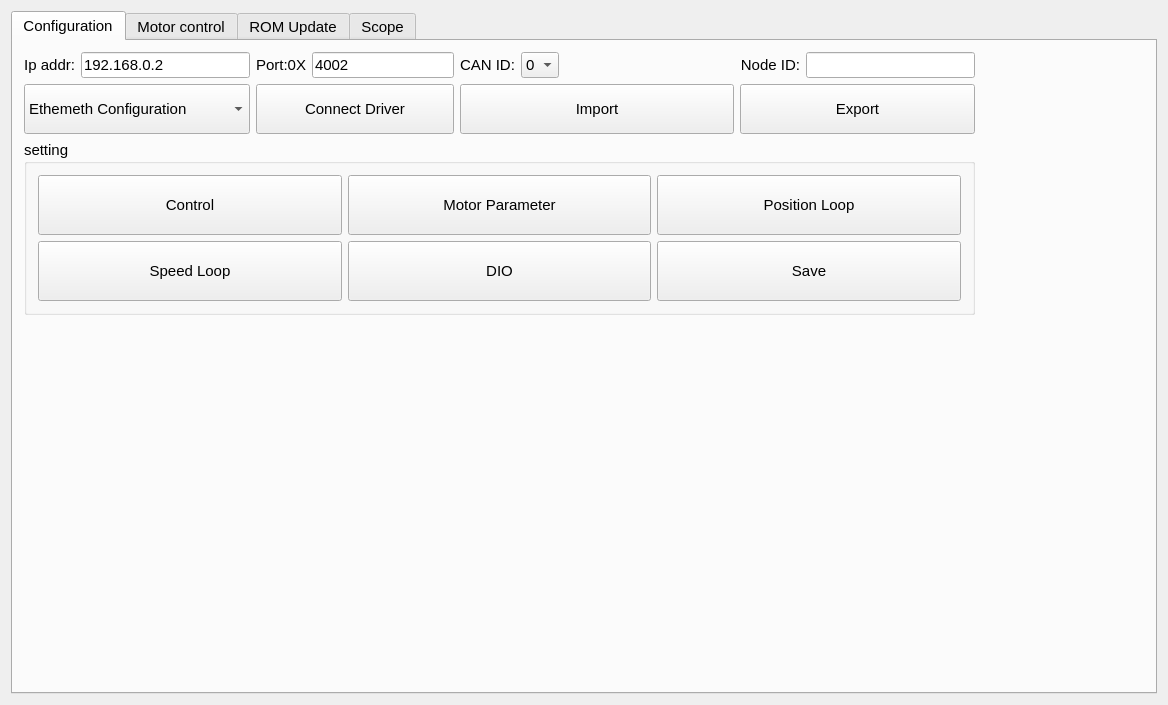
<?xml version="1.0" encoding="UTF-8"?>
<ui version="4.0">
 <class>driverconfigClass</class>
 <widget class="QMainWindow" name="driverconfigClass">
  <property name="geometry">
   <rect>
    <x>0</x>
    <y>0</y>
    <width>1168</width>
    <height>705</height>
   </rect>
  </property>
  <property name="windowTitle">
   <string>D.C.T</string>
  </property>
  <widget class="QWidget" name="centralWidget">
   <layout class="QGridLayout" name="gridLayout_3">
    <item row="0" column="0">
     <widget class="QTabWidget" name="tab_config">
      <property name="enabled">
       <bool>true</bool>
      </property>
      <property name="font">
       <font>
        <family>Arial</family>
        <pointsize>11</pointsize>
       </font>
      </property>
      <property name="currentIndex">
       <number>0</number>
      </property>
      <widget class="QWidget" name="tab_cfg">
       <attribute name="title">
        <string>Configuration</string>
       </attribute>
       <layout class="QGridLayout" name="gridLayout_2">
        <item row="0" column="0">
         <widget class="QLabel" name="label_11">
          <property name="text">
           <string>Ip addr:</string>
          </property>
          <property name="alignment">
           <set>Qt::AlignRight|Qt::AlignTrailing|Qt::AlignVCenter</set>
          </property>
         </widget>
        </item>
        <item row="0" column="1">
         <widget class="QLineEdit" name="ipAddrLineEdit">
          <property name="text">
           <string>192.168.0.2</string>
          </property>
         </widget>
        </item>
        <item row="0" column="2">
         <widget class="QLabel" name="label_12">
          <property name="text">
           <string>Port:0X</string>
          </property>
          <property name="alignment">
           <set>Qt::AlignRight|Qt::AlignTrailing|Qt::AlignVCenter</set>
          </property>
         </widget>
        </item>
        <item row="0" column="3" colspan="2">
         <widget class="QLineEdit" name="portLineEdit">
          <property name="text">
           <string>4002</string>
          </property>
         </widget>
        </item>
        <item row="0" column="5">
         <widget class="QLabel" name="label_14">
          <property name="text">
           <string>CAN ID:</string>
          </property>
         </widget>
        </item>
        <item row="0" column="6">
         <widget class="QComboBox" name="canIDCmb">
          <item>
           <property name="text">
            <string>0</string>
           </property>
          </item>
          <item>
           <property name="text">
            <string>1</string>
           </property>
          </item>
         </widget>
        </item>
        <item row="0" column="7">
         <spacer name="horizontalSpacer">
          <property name="orientation">
           <enum>Qt::Horizontal</enum>
          </property>
          <property name="sizeHint" stdset="0">
           <size>
            <width>168</width>
            <height>20</height>
           </size>
          </property>
         </spacer>
        </item>
        <item row="0" column="8" colspan="2">
         <widget class="QLabel" name="label_13">
          <property name="text">
           <string>Node ID:</string>
          </property>
          <property name="alignment">
           <set>Qt::AlignRight|Qt::AlignTrailing|Qt::AlignVCenter</set>
          </property>
         </widget>
        </item>
        <item row="0" column="10">
         <widget class="QLineEdit" name="nodeIDLineEdit"/>
        </item>
        <item row="1" column="0" colspan="2">
         <widget class="QComboBox" name="con_combobox">
          <property name="sizePolicy">
           <sizepolicy hsizetype="Expanding" vsizetype="Fixed">
            <horstretch>0</horstretch>
            <verstretch>0</verstretch>
           </sizepolicy>
          </property>
          <property name="minimumSize">
           <size>
            <width>180</width>
            <height>50</height>
           </size>
          </property>
          <property name="currentIndex">
           <number>1</number>
          </property>
          <item>
           <property name="text">
            <string>CAN Network</string>
           </property>
          </item>
          <item>
           <property name="text">
            <string>Ethemeth Configuration</string>
           </property>
          </item>
         </widget>
        </item>
        <item row="2" column="0" colspan="11">
         <widget class="QGroupBox" name="groupbox_config">
          <property name="title">
           <string>setting</string>
          </property>
          <layout class="QGridLayout" name="gridLayout">
           <item row="0" column="0">
            <widget class="QPushButton" name="btn_control">
             <property name="sizePolicy">
              <sizepolicy hsizetype="Expanding" vsizetype="Fixed">
               <horstretch>0</horstretch>
               <verstretch>0</verstretch>
              </sizepolicy>
             </property>
             <property name="minimumSize">
              <size>
               <width>165</width>
               <height>60</height>
              </size>
             </property>
             <property name="text">
              <string>Control</string>
             </property>
            </widget>
           </item>
           <item row="0" column="1">
            <widget class="QPushButton" name="btn_motor_parameter">
             <property name="sizePolicy">
              <sizepolicy hsizetype="Expanding" vsizetype="Fixed">
               <horstretch>0</horstretch>
               <verstretch>0</verstretch>
              </sizepolicy>
             </property>
             <property name="minimumSize">
              <size>
               <width>165</width>
               <height>60</height>
              </size>
             </property>
             <property name="text">
              <string>Motor Parameter</string>
             </property>
            </widget>
           </item>
           <item row="0" column="2">
            <widget class="QPushButton" name="btn_position_loop">
             <property name="sizePolicy">
              <sizepolicy hsizetype="Expanding" vsizetype="Fixed">
               <horstretch>0</horstretch>
               <verstretch>0</verstretch>
              </sizepolicy>
             </property>
             <property name="minimumSize">
              <size>
               <width>165</width>
               <height>60</height>
              </size>
             </property>
             <property name="text">
              <string>Position Loop</string>
             </property>
            </widget>
           </item>
           <item row="1" column="0">
            <widget class="QPushButton" name="btn_speed_loop">
             <property name="sizePolicy">
              <sizepolicy hsizetype="Expanding" vsizetype="Fixed">
               <horstretch>0</horstretch>
               <verstretch>0</verstretch>
              </sizepolicy>
             </property>
             <property name="minimumSize">
              <size>
               <width>165</width>
               <height>60</height>
              </size>
             </property>
             <property name="text">
              <string>Speed Loop</string>
             </property>
            </widget>
           </item>
           <item row="1" column="1">
            <widget class="QPushButton" name="btn_dio">
             <property name="sizePolicy">
              <sizepolicy hsizetype="Expanding" vsizetype="Fixed">
               <horstretch>0</horstretch>
               <verstretch>0</verstretch>
              </sizepolicy>
             </property>
             <property name="minimumSize">
              <size>
               <width>165</width>
               <height>60</height>
              </size>
             </property>
             <property name="text">
              <string>DIO</string>
             </property>
            </widget>
           </item>
           <item row="1" column="2">
            <widget class="QPushButton" name="btn_save">
             <property name="sizePolicy">
              <sizepolicy hsizetype="Expanding" vsizetype="Fixed">
               <horstretch>0</horstretch>
               <verstretch>0</verstretch>
              </sizepolicy>
             </property>
             <property name="minimumSize">
              <size>
               <width>165</width>
               <height>60</height>
              </size>
             </property>
             <property name="text">
              <string>Save</string>
             </property>
            </widget>
           </item>
          </layout>
         </widget>
        </item>
        <item row="2" column="11">
         <spacer name="horizontalSpacer_2">
          <property name="orientation">
           <enum>Qt::Horizontal</enum>
          </property>
          <property name="sizeHint" stdset="0">
           <size>
            <width>168</width>
            <height>20</height>
           </size>
          </property>
         </spacer>
        </item>
        <item row="3" column="5">
         <spacer name="verticalSpacer">
          <property name="orientation">
           <enum>Qt::Vertical</enum>
          </property>
          <property name="sizeHint" stdset="0">
           <size>
            <width>20</width>
            <height>84</height>
           </size>
          </property>
         </spacer>
        </item>
        <item row="1" column="2" colspan="3">
         <widget class="QPushButton" name="con_btn">
          <property name="sizePolicy">
           <sizepolicy hsizetype="Expanding" vsizetype="Fixed">
            <horstretch>0</horstretch>
            <verstretch>0</verstretch>
           </sizepolicy>
          </property>
          <property name="minimumSize">
           <size>
            <width>0</width>
            <height>50</height>
           </size>
          </property>
          <property name="text">
           <string>Connect Driver</string>
          </property>
         </widget>
        </item>
        <item row="1" column="5" colspan="3">
         <widget class="QPushButton" name="import_btn">
          <property name="sizePolicy">
           <sizepolicy hsizetype="Expanding" vsizetype="Fixed">
            <horstretch>0</horstretch>
            <verstretch>0</verstretch>
           </sizepolicy>
          </property>
          <property name="minimumSize">
           <size>
            <width>0</width>
            <height>50</height>
           </size>
          </property>
          <property name="text">
           <string>Import</string>
          </property>
         </widget>
        </item>
        <item row="1" column="8" colspan="3">
         <widget class="QPushButton" name="export_btn">
          <property name="sizePolicy">
           <sizepolicy hsizetype="Expanding" vsizetype="Fixed">
            <horstretch>0</horstretch>
            <verstretch>0</verstretch>
           </sizepolicy>
          </property>
          <property name="minimumSize">
           <size>
            <width>0</width>
            <height>50</height>
           </size>
          </property>
          <property name="text">
           <string>Export</string>
          </property>
         </widget>
        </item>
       </layout>
      </widget>
      <widget class="QWidget" name="tab_motor">
       <attribute name="title">
        <string>Motor control</string>
       </attribute>
       <layout class="QGridLayout" name="gridLayout_6">
        <item row="0" column="0">
         <layout class="QVBoxLayout" name="verticalLayout_9" stretch="1,10,2">
          <property name="leftMargin">
           <number>20</number>
          </property>
          <property name="topMargin">
           <number>0</number>
          </property>
          <property name="rightMargin">
           <number>20</number>
          </property>
          <item>
           <spacer name="verticalSpacer_12">
            <property name="orientation">
             <enum>Qt::Vertical</enum>
            </property>
            <property name="sizeType">
             <enum>QSizePolicy::Expanding</enum>
            </property>
            <property name="sizeHint" stdset="0">
             <size>
              <width>20</width>
              <height>50</height>
             </size>
            </property>
           </spacer>
          </item>
          <item>
           <layout class="QHBoxLayout" name="horizontalLayout_12" stretch="1,1,2,1,1">
            <property name="topMargin">
             <number>10</number>
            </property>
            <property name="bottomMargin">
             <number>0</number>
            </property>
            <item>
             <spacer name="horizontalSpacer_19">
              <property name="orientation">
               <enum>Qt::Horizontal</enum>
              </property>
              <property name="sizeHint" stdset="0">
               <size>
                <width>40</width>
                <height>20</height>
               </size>
              </property>
             </spacer>
            </item>
            <item>
             <layout class="QVBoxLayout" name="verticalLayout_7">
              <property name="leftMargin">
               <number>0</number>
              </property>
              <property name="topMargin">
               <number>0</number>
              </property>
              <property name="rightMargin">
               <number>30</number>
              </property>
              <property name="bottomMargin">
               <number>10</number>
              </property>
              <item>
               <layout class="QVBoxLayout" name="verticalLayout_6">
                <property name="leftMargin">
                 <number>0</number>
                </property>
                <property name="topMargin">
                 <number>0</number>
                </property>
                <property name="rightMargin">
                 <number>10</number>
                </property>
                <property name="bottomMargin">
                 <number>10</number>
                </property>
                <item>
                 <layout class="QVBoxLayout" name="verticalLayout_4" stretch="0,0">
                  <property name="leftMargin">
                   <number>4</number>
                  </property>
                  <property name="topMargin">
                   <number>4</number>
                  </property>
                  <property name="rightMargin">
                   <number>4</number>
                  </property>
                  <property name="bottomMargin">
                   <number>4</number>
                  </property>
                  <item>
                   <widget class="QLabel" name="label">
                    <property name="sizePolicy">
                     <sizepolicy hsizetype="Preferred" vsizetype="Minimum">
                      <horstretch>0</horstretch>
                      <verstretch>0</verstretch>
                     </sizepolicy>
                    </property>
                    <property name="minimumSize">
                     <size>
                      <width>0</width>
                      <height>30</height>
                     </size>
                    </property>
                    <property name="text">
                     <string>Controller State</string>
                    </property>
                   </widget>
                  </item>
                  <item>
                   <widget class="QLineEdit" name="eidt_cur_state">
                    <property name="sizePolicy">
                     <sizepolicy hsizetype="Expanding" vsizetype="Fixed">
                      <horstretch>0</horstretch>
                      <verstretch>0</verstretch>
                     </sizepolicy>
                    </property>
                    <property name="minimumSize">
                     <size>
                      <width>0</width>
                      <height>30</height>
                     </size>
                    </property>
                    <property name="readOnly">
                     <bool>true</bool>
                    </property>
                   </widget>
                  </item>
                 </layout>
                </item>
                <item>
                 <spacer name="verticalSpacer_8">
                  <property name="orientation">
                   <enum>Qt::Vertical</enum>
                  </property>
                  <property name="sizeType">
                   <enum>QSizePolicy::Maximum</enum>
                  </property>
                  <property name="sizeHint" stdset="0">
                   <size>
                    <width>20</width>
                    <height>40</height>
                   </size>
                  </property>
                 </spacer>
                </item>
                <item>
                 <layout class="QVBoxLayout" name="verticalLayout_5">
                  <property name="leftMargin">
                   <number>4</number>
                  </property>
                  <property name="topMargin">
                   <number>4</number>
                  </property>
                  <property name="rightMargin">
                   <number>4</number>
                  </property>
                  <property name="bottomMargin">
                   <number>4</number>
                  </property>
                  <item>
                   <widget class="QLabel" name="label_2">
                    <property name="sizePolicy">
                     <sizepolicy hsizetype="Preferred" vsizetype="Minimum">
                      <horstretch>0</horstretch>
                      <verstretch>0</verstretch>
                     </sizepolicy>
                    </property>
                    <property name="minimumSize">
                     <size>
                      <width>0</width>
                      <height>30</height>
                     </size>
                    </property>
                    <property name="text">
                     <string>Error State</string>
                    </property>
                   </widget>
                  </item>
                  <item>
                   <widget class="QLineEdit" name="edit_error_state">
                    <property name="minimumSize">
                     <size>
                      <width>0</width>
                      <height>30</height>
                     </size>
                    </property>
                    <property name="readOnly">
                     <bool>true</bool>
                    </property>
                   </widget>
                  </item>
                 </layout>
                </item>
               </layout>
              </item>
              <item>
               <spacer name="verticalSpacer_9">
                <property name="orientation">
                 <enum>Qt::Vertical</enum>
                </property>
                <property name="sizeType">
                 <enum>QSizePolicy::Expanding</enum>
                </property>
                <property name="sizeHint" stdset="0">
                 <size>
                  <width>20</width>
                  <height>200</height>
                 </size>
                </property>
               </spacer>
              </item>
              <item>
               <layout class="QHBoxLayout" name="horizontalLayout_4">
                <property name="leftMargin">
                 <number>10</number>
                </property>
                <property name="topMargin">
                 <number>10</number>
                </property>
                <property name="rightMargin">
                 <number>80</number>
                </property>
                <property name="bottomMargin">
                 <number>10</number>
                </property>
                <item>
                 <widget class="QPushButton" name="btn_enable">
                  <property name="minimumSize">
                   <size>
                    <width>0</width>
                    <height>40</height>
                   </size>
                  </property>
                  <property name="text">
                   <string>Enable</string>
                  </property>
                 </widget>
                </item>
                <item>
                 <spacer name="horizontalSpacer_16">
                  <property name="orientation">
                   <enum>Qt::Horizontal</enum>
                  </property>
                  <property name="sizeType">
                   <enum>QSizePolicy::Minimum</enum>
                  </property>
                  <property name="sizeHint" stdset="0">
                   <size>
                    <width>40</width>
                    <height>20</height>
                   </size>
                  </property>
                 </spacer>
                </item>
                <item>
                 <widget class="QPushButton" name="btn_disable">
                  <property name="minimumSize">
                   <size>
                    <width>0</width>
                    <height>40</height>
                   </size>
                  </property>
                  <property name="text">
                   <string>Disable</string>
                  </property>
                 </widget>
                </item>
                <item>
                 <spacer name="horizontalSpacer_17">
                  <property name="orientation">
                   <enum>Qt::Horizontal</enum>
                  </property>
                  <property name="sizeHint" stdset="0">
                   <size>
                    <width>40</width>
                    <height>20</height>
                   </size>
                  </property>
                 </spacer>
                </item>
               </layout>
              </item>
             </layout>
            </item>
            <item>
             <spacer name="horizontalSpacer_18">
              <property name="orientation">
               <enum>Qt::Horizontal</enum>
              </property>
              <property name="sizeType">
               <enum>QSizePolicy::Maximum</enum>
              </property>
              <property name="sizeHint" stdset="0">
               <size>
                <width>300</width>
                <height>20</height>
               </size>
              </property>
             </spacer>
            </item>
            <item>
             <layout class="QVBoxLayout" name="verticalLayout_8" stretch="0,2,0,2,2,1">
              <property name="leftMargin">
               <number>20</number>
              </property>
              <property name="topMargin">
               <number>0</number>
              </property>
              <property name="rightMargin">
               <number>4</number>
              </property>
              <property name="bottomMargin">
               <number>20</number>
              </property>
              <item>
               <layout class="QHBoxLayout" name="horizontalLayout_13">
                <item>
                 <layout class="QVBoxLayout" name="verticalLayout_10">
                  <item>
                   <widget class="QLabel" name="label_3">
                    <property name="minimumSize">
                     <size>
                      <width>0</width>
                      <height>30</height>
                     </size>
                    </property>
                    <property name="text">
                     <string>Bas Voltage(V)</string>
                    </property>
                   </widget>
                  </item>
                  <item>
                   <spacer name="verticalSpacer_15">
                    <property name="orientation">
                     <enum>Qt::Vertical</enum>
                    </property>
                    <property name="sizeHint" stdset="0">
                     <size>
                      <width>20</width>
                      <height>40</height>
                     </size>
                    </property>
                   </spacer>
                  </item>
                  <item>
                   <widget class="QLabel" name="label_4">
                    <property name="minimumSize">
                     <size>
                      <width>0</width>
                      <height>30</height>
                     </size>
                    </property>
                    <property name="text">
                     <string>Position (Counts)</string>
                    </property>
                   </widget>
                  </item>
                  <item>
                   <spacer name="verticalSpacer_16">
                    <property name="orientation">
                     <enum>Qt::Vertical</enum>
                    </property>
                    <property name="sizeHint" stdset="0">
                     <size>
                      <width>20</width>
                      <height>40</height>
                     </size>
                    </property>
                   </spacer>
                  </item>
                  <item>
                   <widget class="QLabel" name="label_5">
                    <property name="minimumSize">
                     <size>
                      <width>0</width>
                      <height>30</height>
                     </size>
                    </property>
                    <property name="text">
                     <string>Velocity (RPM)</string>
                    </property>
                   </widget>
                  </item>
                  <item>
                   <spacer name="verticalSpacer_17">
                    <property name="orientation">
                     <enum>Qt::Vertical</enum>
                    </property>
                    <property name="sizeHint" stdset="0">
                     <size>
                      <width>20</width>
                      <height>40</height>
                     </size>
                    </property>
                   </spacer>
                  </item>
                  <item>
                   <widget class="QLabel" name="label_6">
                    <property name="minimumSize">
                     <size>
                      <width>0</width>
                      <height>30</height>
                     </size>
                    </property>
                    <property name="text">
                     <string>Current (Amp)</string>
                    </property>
                   </widget>
                  </item>
                 </layout>
                </item>
                <item>
                 <layout class="QVBoxLayout" name="verticalLayout_11">
                  <item>
                   <widget class="QLineEdit" name="edit_bas_vol">
                    <property name="enabled">
                     <bool>false</bool>
                    </property>
                    <property name="minimumSize">
                     <size>
                      <width>0</width>
                      <height>30</height>
                     </size>
                    </property>
                   </widget>
                  </item>
                  <item>
                   <spacer name="verticalSpacer_14">
                    <property name="orientation">
                     <enum>Qt::Vertical</enum>
                    </property>
                    <property name="sizeHint" stdset="0">
                     <size>
                      <width>20</width>
                      <height>40</height>
                     </size>
                    </property>
                   </spacer>
                  </item>
                  <item>
                   <widget class="QLineEdit" name="edit_position">
                    <property name="enabled">
                     <bool>false</bool>
                    </property>
                    <property name="minimumSize">
                     <size>
                      <width>0</width>
                      <height>30</height>
                     </size>
                    </property>
                   </widget>
                  </item>
                  <item>
                   <spacer name="verticalSpacer_18">
                    <property name="orientation">
                     <enum>Qt::Vertical</enum>
                    </property>
                    <property name="sizeHint" stdset="0">
                     <size>
                      <width>20</width>
                      <height>40</height>
                     </size>
                    </property>
                   </spacer>
                  </item>
                  <item>
                   <widget class="QLineEdit" name="edit_vel_rpm">
                    <property name="enabled">
                     <bool>false</bool>
                    </property>
                    <property name="minimumSize">
                     <size>
                      <width>0</width>
                      <height>30</height>
                     </size>
                    </property>
                   </widget>
                  </item>
                  <item>
                   <spacer name="verticalSpacer_19">
                    <property name="orientation">
                     <enum>Qt::Vertical</enum>
                    </property>
                    <property name="sizeHint" stdset="0">
                     <size>
                      <width>20</width>
                      <height>40</height>
                     </size>
                    </property>
                   </spacer>
                  </item>
                  <item>
                   <widget class="QLineEdit" name="edit_cur_amp">
                    <property name="enabled">
                     <bool>false</bool>
                    </property>
                    <property name="minimumSize">
                     <size>
                      <width>0</width>
                      <height>30</height>
                     </size>
                    </property>
                   </widget>
                  </item>
                 </layout>
                </item>
               </layout>
              </item>
              <item>
               <spacer name="verticalSpacer_10">
                <property name="orientation">
                 <enum>Qt::Vertical</enum>
                </property>
                <property name="sizeType">
                 <enum>QSizePolicy::Minimum</enum>
                </property>
                <property name="sizeHint" stdset="0">
                 <size>
                  <width>20</width>
                  <height>60</height>
                 </size>
                </property>
               </spacer>
              </item>
              <item>
               <layout class="QHBoxLayout" name="horizontalLayout_9">
                <property name="leftMargin">
                 <number>10</number>
                </property>
                <property name="topMargin">
                 <number>10</number>
                </property>
                <property name="rightMargin">
                 <number>4</number>
                </property>
                <property name="bottomMargin">
                 <number>10</number>
                </property>
                <item>
                 <widget class="QLabel" name="label_7">
                  <property name="text">
                   <string>Speed RPM</string>
                  </property>
                 </widget>
                </item>
                <item>
                 <widget class="QLineEdit" name="edit_speed_rpm">
                  <property name="enabled">
                   <bool>true</bool>
                  </property>
                  <property name="minimumSize">
                   <size>
                    <width>0</width>
                    <height>30</height>
                   </size>
                  </property>
                 </widget>
                </item>
               </layout>
              </item>
              <item>
               <layout class="QHBoxLayout" name="horizontalLayout_11" stretch="1,2,2">
                <property name="leftMargin">
                 <number>80</number>
                </property>
                <property name="topMargin">
                 <number>5</number>
                </property>
                <property name="rightMargin">
                 <number>5</number>
                </property>
                <property name="bottomMargin">
                 <number>5</number>
                </property>
                <item>
                 <spacer name="horizontalSpacer_21">
                  <property name="orientation">
                   <enum>Qt::Horizontal</enum>
                  </property>
                  <property name="sizeHint" stdset="0">
                   <size>
                    <width>40</width>
                    <height>20</height>
                   </size>
                  </property>
                 </spacer>
                </item>
                <item>
                 <widget class="QPushButton" name="btn_pos">
                  <property name="minimumSize">
                   <size>
                    <width>0</width>
                    <height>30</height>
                   </size>
                  </property>
                  <property name="text">
                   <string>JOG POS</string>
                  </property>
                 </widget>
                </item>
                <item>
                 <widget class="QPushButton" name="btn_neg">
                  <property name="minimumSize">
                   <size>
                    <width>0</width>
                    <height>30</height>
                   </size>
                  </property>
                  <property name="text">
                   <string>JOG NEG</string>
                  </property>
                 </widget>
                </item>
               </layout>
              </item>
              <item>
               <widget class="QCheckBox" name="check_direct">
                <property name="font">
                 <font>
                  <weight>75</weight>
                  <bold>true</bold>
                 </font>
                </property>
                <property name="text">
                 <string>Direction of Positive</string>
                </property>
               </widget>
              </item>
              <item>
               <spacer name="verticalSpacer_13">
                <property name="orientation">
                 <enum>Qt::Vertical</enum>
                </property>
                <property name="sizeHint" stdset="0">
                 <size>
                  <width>20</width>
                  <height>40</height>
                 </size>
                </property>
               </spacer>
              </item>
             </layout>
            </item>
            <item>
             <spacer name="horizontalSpacer_20">
              <property name="orientation">
               <enum>Qt::Horizontal</enum>
              </property>
              <property name="sizeHint" stdset="0">
               <size>
                <width>40</width>
                <height>20</height>
               </size>
              </property>
             </spacer>
            </item>
           </layout>
          </item>
          <item>
           <spacer name="verticalSpacer_11">
            <property name="orientation">
             <enum>Qt::Vertical</enum>
            </property>
            <property name="sizeType">
             <enum>QSizePolicy::Expanding</enum>
            </property>
            <property name="sizeHint" stdset="0">
             <size>
              <width>20</width>
              <height>20</height>
             </size>
            </property>
           </spacer>
          </item>
         </layout>
        </item>
       </layout>
      </widget>
      <widget class="QWidget" name="tab_rom">
       <attribute name="title">
        <string>ROM Update</string>
       </attribute>
       <layout class="QGridLayout" name="gridLayout_7">
        <item row="0" column="0">
         <layout class="QVBoxLayout" name="verticalLayout_13" stretch="3,1,1,1">
          <item>
           <layout class="QHBoxLayout" name="horizontalLayout_6" stretch="0,0,0">
            <property name="leftMargin">
             <number>40</number>
            </property>
            <property name="rightMargin">
             <number>10</number>
            </property>
            <property name="bottomMargin">
             <number>5</number>
            </property>
            <item>
             <layout class="QVBoxLayout" name="verticalLayout">
              <property name="rightMargin">
               <number>20</number>
              </property>
              <item>
               <spacer name="verticalSpacer_27">
                <property name="orientation">
                 <enum>Qt::Vertical</enum>
                </property>
                <property name="sizeHint" stdset="0">
                 <size>
                  <width>20</width>
                  <height>40</height>
                 </size>
                </property>
               </spacer>
              </item>
              <item>
               <widget class="QLabel" name="label_8">
                <property name="minimumSize">
                 <size>
                  <width>0</width>
                  <height>30</height>
                 </size>
                </property>
                <property name="font">
                 <font>
                  <weight>75</weight>
                  <bold>true</bold>
                 </font>
                </property>
                <property name="text">
                 <string>Driver Ver.</string>
                </property>
               </widget>
              </item>
              <item>
               <spacer name="verticalSpacer_20">
                <property name="orientation">
                 <enum>Qt::Vertical</enum>
                </property>
                <property name="sizeHint" stdset="0">
                 <size>
                  <width>20</width>
                  <height>40</height>
                 </size>
                </property>
               </spacer>
              </item>
              <item>
               <widget class="QLabel" name="label_9">
                <property name="minimumSize">
                 <size>
                  <width>0</width>
                  <height>30</height>
                 </size>
                </property>
                <property name="font">
                 <font>
                  <weight>75</weight>
                  <bold>true</bold>
                 </font>
                </property>
                <property name="text">
                 <string>Rom File Path</string>
                </property>
               </widget>
              </item>
              <item>
               <spacer name="verticalSpacer_21">
                <property name="orientation">
                 <enum>Qt::Vertical</enum>
                </property>
                <property name="sizeHint" stdset="0">
                 <size>
                  <width>20</width>
                  <height>40</height>
                 </size>
                </property>
               </spacer>
              </item>
              <item>
               <widget class="QLabel" name="label_10">
                <property name="minimumSize">
                 <size>
                  <width>0</width>
                  <height>30</height>
                 </size>
                </property>
                <property name="font">
                 <font>
                  <weight>75</weight>
                  <bold>true</bold>
                 </font>
                </property>
                <property name="text">
                 <string>Rom Version</string>
                </property>
               </widget>
              </item>
              <item>
               <spacer name="verticalSpacer_25">
                <property name="orientation">
                 <enum>Qt::Vertical</enum>
                </property>
                <property name="sizeHint" stdset="0">
                 <size>
                  <width>20</width>
                  <height>40</height>
                 </size>
                </property>
               </spacer>
              </item>
             </layout>
            </item>
            <item>
             <layout class="QVBoxLayout" name="verticalLayout_12">
              <item>
               <spacer name="verticalSpacer_28">
                <property name="orientation">
                 <enum>Qt::Vertical</enum>
                </property>
                <property name="sizeHint" stdset="0">
                 <size>
                  <width>20</width>
                  <height>40</height>
                 </size>
                </property>
               </spacer>
              </item>
              <item>
               <layout class="QHBoxLayout" name="horizontalLayout">
                <property name="rightMargin">
                 <number>150</number>
                </property>
                <item>
                 <widget class="QLineEdit" name="edit_driver_ver">
                  <property name="minimumSize">
                   <size>
                    <width>0</width>
                    <height>30</height>
                   </size>
                  </property>
                 </widget>
                </item>
               </layout>
              </item>
              <item>
               <spacer name="verticalSpacer_22">
                <property name="orientation">
                 <enum>Qt::Vertical</enum>
                </property>
                <property name="sizeHint" stdset="0">
                 <size>
                  <width>20</width>
                  <height>40</height>
                 </size>
                </property>
               </spacer>
              </item>
              <item>
               <widget class="QLineEdit" name="edit_rom_path">
                <property name="minimumSize">
                 <size>
                  <width>0</width>
                  <height>30</height>
                 </size>
                </property>
               </widget>
              </item>
              <item>
               <spacer name="verticalSpacer_23">
                <property name="orientation">
                 <enum>Qt::Vertical</enum>
                </property>
                <property name="sizeHint" stdset="0">
                 <size>
                  <width>20</width>
                  <height>40</height>
                 </size>
                </property>
               </spacer>
              </item>
              <item>
               <layout class="QHBoxLayout" name="horizontalLayout_5">
                <property name="rightMargin">
                 <number>150</number>
                </property>
                <item>
                 <widget class="QLineEdit" name="edit_rom_version">
                  <property name="minimumSize">
                   <size>
                    <width>0</width>
                    <height>30</height>
                   </size>
                  </property>
                 </widget>
                </item>
               </layout>
              </item>
              <item>
               <spacer name="verticalSpacer_26">
                <property name="orientation">
                 <enum>Qt::Vertical</enum>
                </property>
                <property name="sizeHint" stdset="0">
                 <size>
                  <width>20</width>
                  <height>40</height>
                 </size>
                </property>
               </spacer>
              </item>
             </layout>
            </item>
            <item>
             <spacer name="horizontalSpacer_23">
              <property name="orientation">
               <enum>Qt::Horizontal</enum>
              </property>
              <property name="sizeHint" stdset="0">
               <size>
                <width>40</width>
                <height>20</height>
               </size>
              </property>
             </spacer>
            </item>
           </layout>
          </item>
          <item>
           <spacer name="verticalSpacer_29">
            <property name="orientation">
             <enum>Qt::Vertical</enum>
            </property>
            <property name="sizeHint" stdset="0">
             <size>
              <width>20</width>
              <height>40</height>
             </size>
            </property>
           </spacer>
          </item>
          <item>
           <layout class="QHBoxLayout" name="horizontalLayout_7">
            <property name="leftMargin">
             <number>40</number>
            </property>
            <item>
             <widget class="QPushButton" name="btn_update">
              <property name="sizePolicy">
               <sizepolicy hsizetype="Minimum" vsizetype="Fixed">
                <horstretch>0</horstretch>
                <verstretch>0</verstretch>
               </sizepolicy>
              </property>
              <property name="minimumSize">
               <size>
                <width>100</width>
                <height>40</height>
               </size>
              </property>
              <property name="text">
               <string>Update</string>
              </property>
             </widget>
            </item>
            <item>
             <spacer name="horizontalSpacer_24">
              <property name="orientation">
               <enum>Qt::Horizontal</enum>
              </property>
              <property name="sizeType">
               <enum>QSizePolicy::Minimum</enum>
              </property>
              <property name="sizeHint" stdset="0">
               <size>
                <width>40</width>
                <height>20</height>
               </size>
              </property>
             </spacer>
            </item>
            <item>
             <widget class="QProgressBar" name="progress">
              <property name="minimumSize">
               <size>
                <width>0</width>
                <height>30</height>
               </size>
              </property>
              <property name="value">
               <number>0</number>
              </property>
              <property name="textVisible">
               <bool>true</bool>
              </property>
              <property name="orientation">
               <enum>Qt::Horizontal</enum>
              </property>
              <property name="textDirection">
               <enum>QProgressBar::TopToBottom</enum>
              </property>
             </widget>
            </item>
            <item>
             <spacer name="horizontalSpacer_22">
              <property name="orientation">
               <enum>Qt::Horizontal</enum>
              </property>
              <property name="sizeHint" stdset="0">
               <size>
                <width>40</width>
                <height>20</height>
               </size>
              </property>
             </spacer>
            </item>
           </layout>
          </item>
          <item>
           <spacer name="verticalSpacer_24">
            <property name="orientation">
             <enum>Qt::Vertical</enum>
            </property>
            <property name="sizeHint" stdset="0">
             <size>
              <width>20</width>
              <height>40</height>
             </size>
            </property>
           </spacer>
          </item>
         </layout>
        </item>
       </layout>
      </widget>
      <widget class="QWidget" name="tab_scope">
       <attribute name="title">
        <string>Scope</string>
       </attribute>
      </widget>
     </widget>
    </item>
   </layout>
  </widget>
 </widget>
 <layoutdefault spacing="6" margin="11"/>
 <resources>
  <include location="driverconfig.qrc"/>
 </resources>
 <connections/>
</ui>
